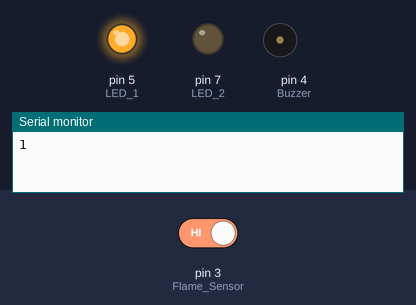
A sketch run on a simulated Arduino Uno, built with avr-gcc and run on an emulated ATmega328P. Shown: output pins drawn as LEDs (lit = HIGH), buzzer (waves = sounding, pin HIGH), the last lines printed to the serial monitor. The inputs (shaded band) are chosen by the test bench; at power-on: pin 3 (Flame_Sensor) HIGH. The modem accepts every AT command (registered, SIM ready, sends succeed) and sends nothing else.

Above: at 1.3 s.
1.4 s: pin 3 (Flame_Sensor) driven LOW
At 2.5 s:
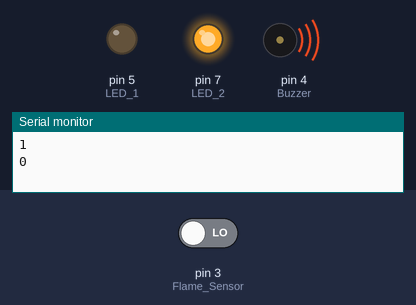
At 3.7 s:
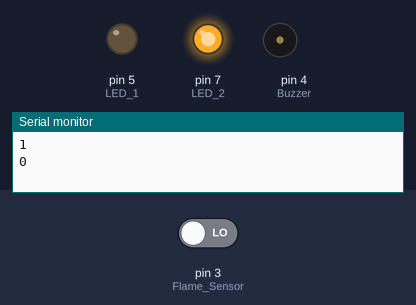
4.6 s: pin 3 (Flame_Sensor) driven HIGH
At 7.8 s:
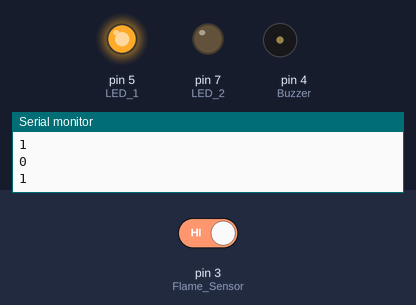
Timing chart, 0 to 9.3 s (numbered marks = the images above; inputs shaded):
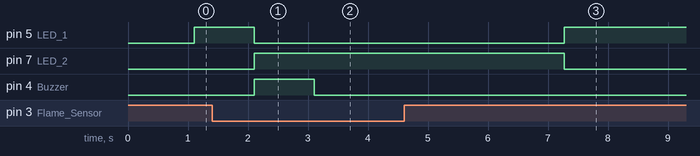

The sketch:

Flame_Sensor.ino
```cpp
 #include <SoftwareSerial.h>

SoftwareSerial mySerial(9, 10);

 int a=100;
 int flame;

void setup()
{
  mySerial.begin(9600);   // Setting the baud rate of GSM Module
  Serial.begin(9600);     // Setting the baud rate of Serial Monitor (Arduino)
  delay(100);
  pinMode(3, INPUT);      // Flame Sensor
  pinMode(5, OUTPUT);     // LED 1
  pinMode(7, OUTPUT);     // LED 2
  pinMode(4, OUTPUT);     // Buzzer
}

void loop()
{
 delay(1000);
 flame=digitalRead(3);
 Serial.println(flame);
 if(flame==0)
 {
  digitalWrite(7,HIGH);
  digitalWrite(5,LOW);
  digitalWrite(4,HIGH);
  delay(1000);
  digitalWrite(4,LOW);
  SendMessage();
 }
 if(flame==1)
 {
  digitalWrite(5,HIGH);
  digitalWrite(7,LOW);
 }


 if (mySerial.available()>0)
 {
  Serial.write(mySerial.read());
 }
}

 void SendMessage()
{
  mySerial.println("AT+CMGF=1");    //Sets the GSM Module in Text Mode
  delay(1000);  // Delay of 1000 milli seconds or 1 second
  mySerial.println("AT+CMGS=\"+917558047334\"\r"); // Replace x with mobile number
  delay(1000);
  mySerial.print("Fire Detected!!! EMERGENCY");// The SMS text you want to send
  delay(100);
   mySerial.println((char)26);// ASCII code of CTRL+Z
  delay(1000);
}
```

Measured:
- after the input at 1.4 s, pin 5 (LED_1): HIGH → LOW after 0.70 s; pin 7 (LED_2): LOW → HIGH after 0.70 s; pin 4 (Buzzer): LOW → HIGH after 0.70 s, → LOW 1.0 s later
- after the input at 4.6 s, pin 5 (LED_1): LOW → HIGH after 2.7 s; pin 7 (LED_2): HIGH → LOW after 2.7 s; pin 4 (Buzzer): stops changing and stays LOW
